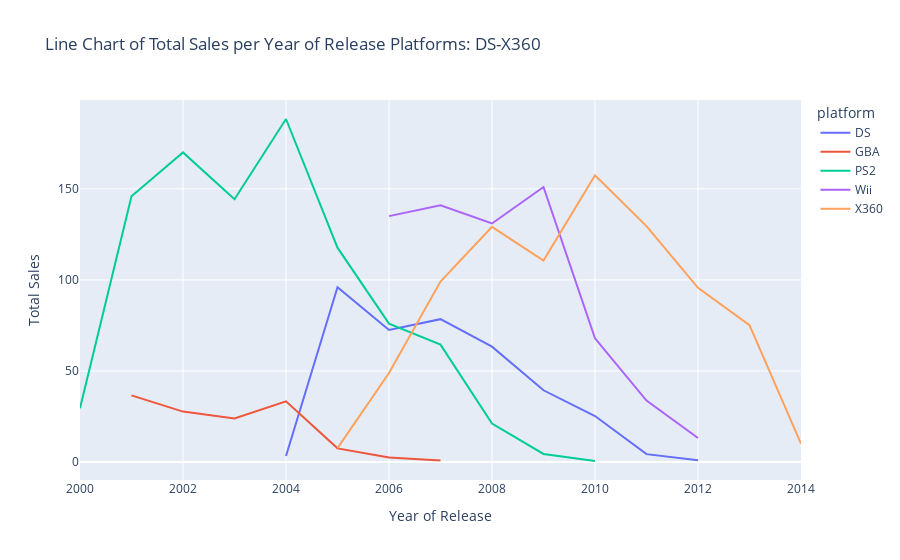

The notebook cell saved with this chart:
### Markdown cell above
Code Meaning:
1) Use px.line() in order to create a line chart with data from the platform_sales_year_1 dataframe.
2) Use the year_of_release column as the x axis and the total_sales column as the y axis.
3) Set the color parameter to the platform column of the dataframe.
4) Set the title as: 'Line Chart of Total Sales per Year of Release for Platforms: DS-X360 '.
5) Assign the code to no_sales_line in order to save the result.
6) Use the show() method in order to display the no_sales_line chart.

### Code cell
#platform, release_year, total_sales
no_sales_line = px.line(platform_sales_year_1, x='year_of_release', y='total_sales',color='platform',labels={"total_sales": "Total Sales", "year_of_release": "Year of Release"}, title='Line Chart of Total Sales per Year of Release Platforms: DS-X360')

no_sales_line.show()

### Figure 1 — Plotly figure (JSON) as saved in the notebook; plotly's stock layout.template omitted (floating-point values rounded to 4 significant figures)
{"data": [{"hovertemplate": "platform=DS<br>Year of Release=%{x}<br>Total Sales=%{y}<extra></extra>", "legendgroup": "DS", "line": {"color": "#636efa", "dash": "solid"}, "marker": {"symbol": "circle"}, "mode": "lines", "name": "DS", "orientation": "v", "showlegend": true, "type": "scatter", "x": [2004, 2005, 2006, 2007, 2008, 2009, 2010, 2011, 2012], "xaxis": "x", "y": [3.38, 96.03, 72.56, 78.46, 63.35, 39.42, 25.29, 4.36, 1.02], "yaxis": "y"}, {"hovertemplate": "platform=GBA<br>Year of Release=%{x}<br>Total Sales=%{y}<extra></extra>", "legendgroup": "GBA", "line": {"color": "#EF553B", "dash": "solid"}, "marker": {"symbol": "circle"}, "mode": "lines", "name": "GBA", "orientation": "v", "showlegend": true, "type": "scatter", "x": [2001, 2002, 2003, 2004, 2005, 2006, 2007], "xaxis": "x", "y": [36.62, 27.72, 23.89, 33.37, 7.53, 2.57, 0.83], "yaxis": "y"}, {"hovertemplate": "platform=PS2<br>Year of Release=%{x}<br>Total Sales=%{y}<extra></extra>", "legendgroup": "PS2", "line": {"color": "#00cc96", "dash": "solid"}, "marker": {"symbol": "circle"}, "mode": "lines", "name": "PS2", "orientation": "v", "showlegend": true, "type": "scatter", "x": [2000, 2001, 2002, 2003, 2004, 2005, 2006, 2007, 2008, 2009, 2010], "xaxis": "x", "y": [29.5, 146.0, 170.0, 144.3, 188.3, 117.7, 75.98, 64.49, 21.15, 4.45, 0.59], "yaxis": "y"}, {"hovertemplate": "platform=Wii<br>Year of Release=%{x}<br>Total Sales=%{y}<extra></extra>", "legendgroup": "Wii", "line": {"color": "#ab63fa", "dash": "solid"}, "marker": {"symbol": "circle"}, "mode": "lines", "name": "Wii", "orientation": "v", "showlegend": true, "type": "scatter", "x": [2006, 2007, 2008, 2009, 2010, 2011, 2012], "xaxis": "x", "y": [135.0, 140.9, 131.0, 151.0, 67.92, 33.75, 13.23], "yaxis": "y"}, {"hovertemplate": "platform=X360<br>Year of Release=%{x}<br>Total Sales=%{y}<extra></extra>", "legendgroup": "X360", "line": {"color": "#FFA15A", "dash": "solid"}, "marker": {"symbol": "circle"}, "mode": "lines", "name": "X360", "orientation": "v", "showlegend": true, "type": "scatter", "x": [2005, 2006, 2007, 2008, 2009, 2010, 2011, 2012, 2013, 2014], "xaxis": "x", "y": [7.64, 48.92, 99.11, 129.2, 110.7, 157.4, 129.5, 95.68, 75.17, 10.1], "yaxis": "y"}], "layout": {"legend": {"title": {"text": "platform"}, "tracegroupgap": 0}, "title": {"text": "Line Chart of Total Sales per Year of Release Platforms: DS-X360"}, "xaxis": {"anchor": "y", "domain": [0, 1], "title": {"text": "Year of Release"}}, "yaxis": {"anchor": "x", "domain": [0, 1], "title": {"text": "Total Sales"}}}}
